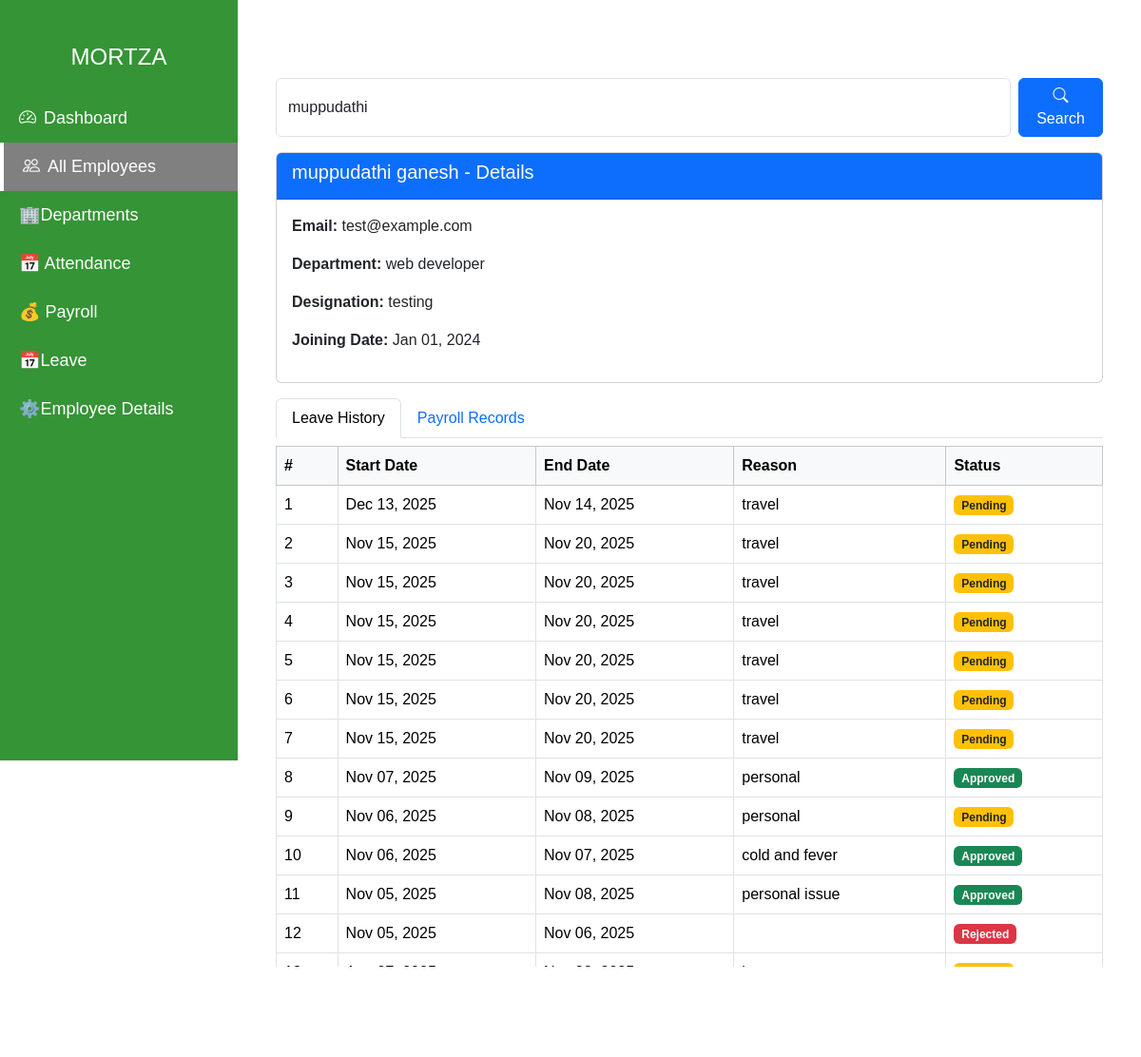
Before: /employee/detail/?q=muppudathi with the older database file.
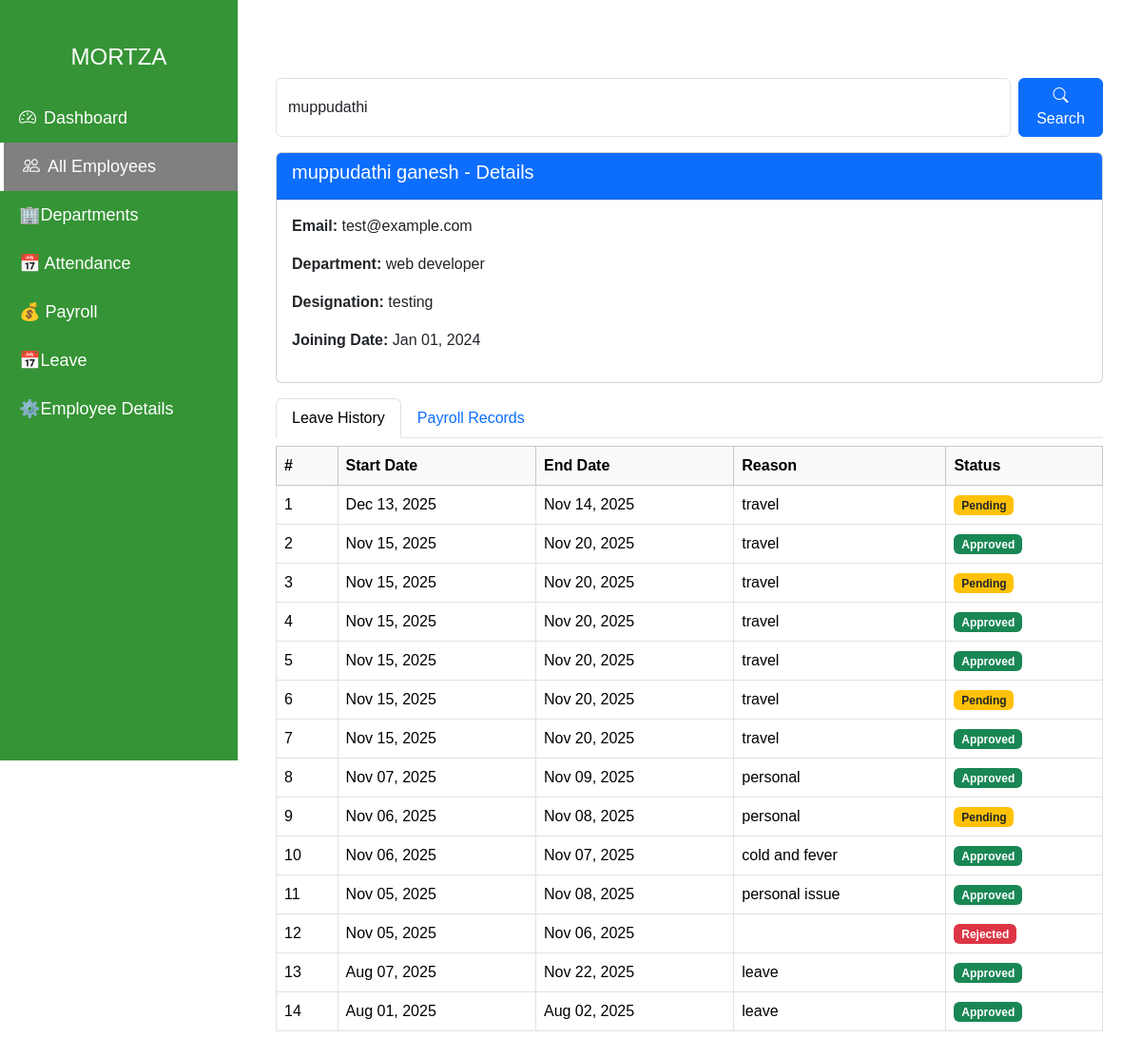
After: the same page with the newer database file.
### employees/models.py (models this page shows, shortened)
class Leave(models.Model):
    employee = models.ForeignKey(Employee, on_delete=models.CASCADE)
    start_date = models.DateField()
    end_date = models.DateField()
    reason = models.TextField()
    status = models.CharField(max_length=10, choices=[
        ('Pending', 'Pending'),
        ('Approved', 'Approved'),
        ('Rejected', 'Rejected'),
    ], default='Pending')

### employees/views.py (the view)
# urls.py: path('employee/detail/', views.employee_detail, name='employee_detail'),
def employee_detail(request):
    query = request.GET.get('q', '')
    employee = None
    leaves = None
    payrolls = None
    if query:
        employee = Employee.objects.filter(first_name__icontains=query) | Employee.objects.filter(last_name__icontains=query)
        if employee.exists():
            employee = employee.first()  # take first match
            leaves = Leave.objects.filter(employee=employee).order_by('-start_date')
            payrolls = Payroll.objects.filter(employee=employee).order_by('-month')
        else:
            employee = None
    return render(request, 'employees/employee_detail.html', {
        'employee': employee,
        'leaves': leaves,
        'payrolls': payrolls,
        'query': query
    })

### employees/models.py (called while the page is built)
    def __str__(self):
        return self.name

    def __str__(self):
        return self.title

### employees/templates/employees/employee_detail.html (shortened to what this page needs)
{% load static %}
<!DOCTYPE html>
<html lang="en">
<head>
  <link href="https://cdn.jsdelivr.net/npm/bootstrap@5.3.3/dist/css/bootstrap.min.css" rel="stylesheet">
  <link href="https://cdn.jsdelivr.net/npm/bootstrap-icons@1.11.1/font/bootstrap-icons.css" rel="stylesheet">
</head>
<body>
  <div class="sidebar" id="sidebar">
   <div class="position-relative mb-4 px-3 pt-3">
  <h4 class="m-0 text-center">MORTZA</h4>
</div>
     {% if request.user.is_superuser %}
    <a href="{% url 'dashboard' %}" ><i class="bi bi-speedometer2 me-2"></i>Dashboard</a>
    <a href="{% url 'employee_list' %}" class="active"><i class="bi bi-people me-2"></i>All Employees</a>
     <a href="{% url 'view_departments' %}" >🏢Departments</a>
      <a href="{% url 'attendance_list' %}">📅 Attendance</a>
    <a href="{% url 'payroll_list' %}">💰 Payroll</a>
    <a href="{% url 'leave_list' %}">📅Leave</a>
     <a href="{% url 'employee_detail' %}">⚙️Employee Details </a>
  </div>
    {% else %}
     <a href="{% url 'employee_dashboard' %}" ><i class="bi bi-speedometer2 me-2"></i>Dashboard</a>
    <a href="{% url 'employee_list' %}" class="active"><i class="bi bi-people me-2"></i>All Employees</a>
     <a href="{% url 'view_departments' %}" >🏢Departments</a>
      <a href="{% url 'attendance_list' %}">📅 Attendance</a>
    <a href="{% url 'payroll_list' %}">💰 Payroll</a>
    <a href="{% url 'leave_list' %}">📅Leave</a>
     <a href="{% url 'employee_detail' %}">⚙️Employee Details </a>
     {% endif %}
 </div>
  <div class="main-content">
    <h3>Employee Details & Records</h3>
    <form method="get" class="d-flex mb-3">
      <input type="text" name="q" class="form-control me-2" placeholder="Search by name..." value="{{ query }}">
      <button type="submit" class="btn btn-primary"><i class="bi bi-search"></i> Search</button>
    </form>
    {% if employee %}
    <div class="card mb-3">
      <div class="card-header bg-primary text-white">
        <h5>{{ employee.first_name }} {{ employee.last_name }} - Details</h5>
      </div>
      <div class="card-body">
        <p><strong>Email:</strong> {{ employee.email }}</p>
        <p><strong>Department:</strong> {{ employee.department }}</p>
        <p><strong>Designation:</strong> {{ employee.designation }}</p>
        <p><strong>Joining Date:</strong> {{ employee.date_joined|date:"M d, Y" }}</p>
      </div>
    </div>
    <ul class="nav nav-tabs" id="employeeTabs" role="tablist">
      <li class="nav-item">
        <button class="nav-link active" id="leave-tab" data-bs-toggle="tab" data-bs-target="#leave" type="button">Leave History</button>
      </li>
      <li class="nav-item">
        <button class="nav-link" id="payroll-tab" data-bs-toggle="tab" data-bs-target="#payroll" type="button">Payroll Records</button>
      </li>
    </ul>
    <div class="tab-content mt-2">
      <div class="tab-pane fade show active" id="leave">
        {% if leaves %}
        <table class="table table-bordered  mt-2">
          <thead class="table-light">
            <tr>
              <th>#</th>
              <th>Start Date</th>
              <th>End Date</th>
              <th>Reason</th>
              <th>Status</th>
            </tr>
          </thead>
          <tbody>
            {% for leave in leaves %}
            <tr>
              <td>{{ forloop.counter }}</td>
              <td>{{ leave.start_date|date:"M d, Y" }}</td>
              <td>{{ leave.end_date|date:"M d, Y" }}</td>
              <td>{{ leave.reason }}</td>
              <td>
                <span class="badge {% if leave.status == 'Approved' %}bg-success{% elif leave.status == 'Rejected' %}bg-danger{% else %}bg-warning text-dark{% endif %}">
                  {{ leave.status }}
                </span>
              </td>
            </tr>
            {% endfor %}
          </tbody>
        </table>
        {% else %}
        <p class="mt-2">No leave records found.</p>
        {% endif %}
      </div>
    </div>
    {% else %}
    <p>No employee found. Try searching by first or last name.</p>
    {% endif %}
  </div>
</body>
</html>

Changed rows visible on the page:
changed Leave (number 2 of 14 on the later page): status "Pending" → "Approved"
changed Leave (number 4 of 14 on the later page): status "Pending" → "Approved"
changed Leave (number 5 of 14 on the later page): status "Pending" → "Approved"
changed Leave (number 7 of 14 on the later page): status "Pending" → "Approved"
changed Leave "Aug 07, 2025": status "Pending" → "Approved"
now on this page (row unchanged): Leave: start_date "Aug 01, 2025", end_date "Aug 02, 2025", reason "leave", status "Approved"
